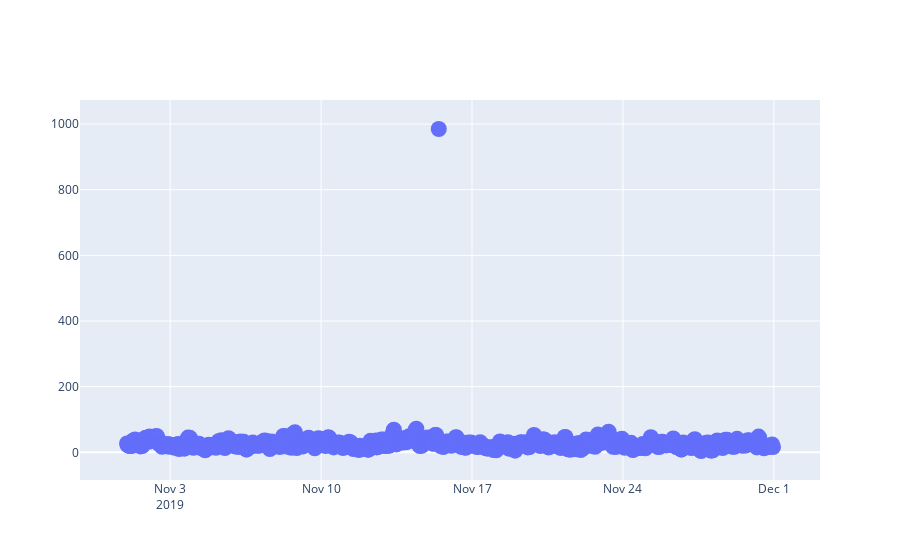

The notebook cell saved with this chart:
### Code cell
import plotly.graph_objects as go
import numpy as np

fig = go.Figure(data=go.Scatter(
    x= a['Fecha_Hora'],
    y = a['pm25'],
    mode='markers',
    marker=dict(
        size=16,
        #color=np.random.randn(500), #set color equal to a variable
        #colorscale='Viridis', # one of plotly colorscales
        #showscale=True
    )
))

fig.show()

### Figure 1 — Plotly figure (JSON) as saved in the notebook; plotly's stock layout.template omitted (floating-point values rounded to 4 significant figures; data arrays with more than 128 entries replaced by an {"elided": "..."} marker saying what was removed)
{"data": [{"marker": {"size": 16}, "mode": "markers", "type": "scatter", "x": {"elided": "720 str values"}, "y": {"elided": "720 int values"}}], "layout": {}}
